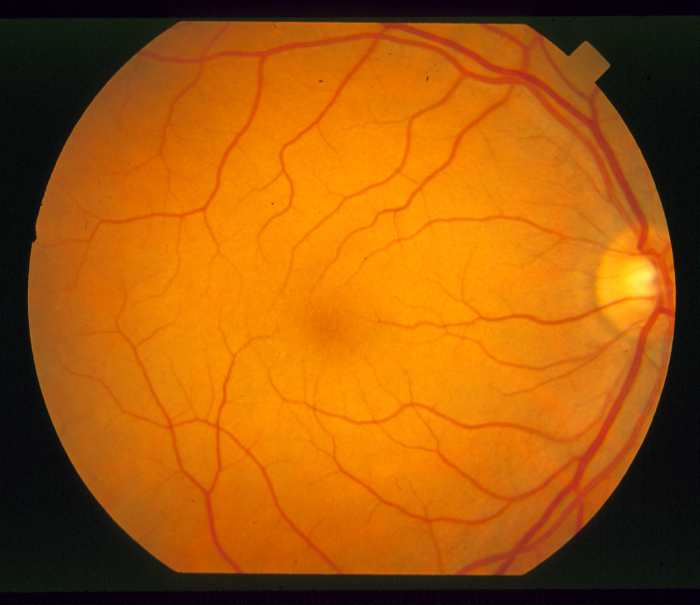
#> input picture Dno-oka/images/input/im0082.ppm, 700 x 605 px; its folder holds 5 pictures in this run
$ python gui.py   (older library calls are emulated)
#> lines starting #> are read from the running program, lines starting #| are printed output that depends on the picture; after the words box and inside, x2 and y2 are one past the last pixel; in counts of white or black regions, pixels touching at a corner belong together
#> further down, input_image is the input picture: shape (605, 700, 3); mean B, G, R 10.4, 89.1, 164.1
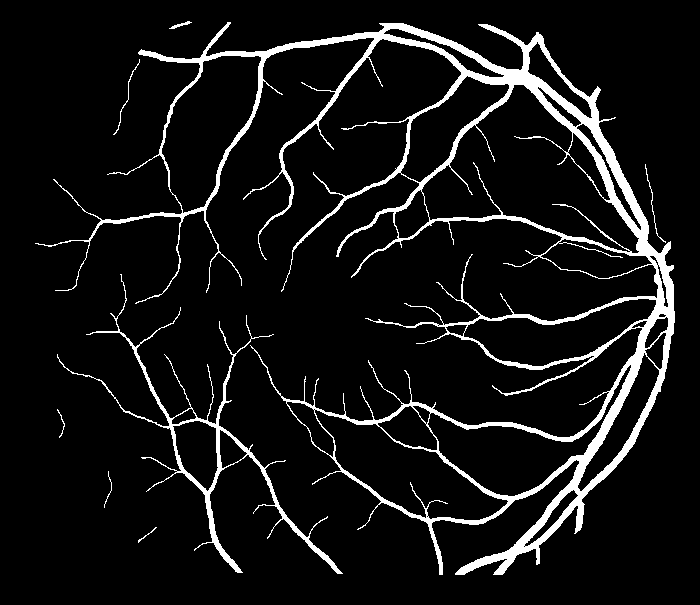
#> input picture Dno-oka/images/binary/im0082.ah.ppm, 700 x 605 px
#> further down, binary_input_image is the input picture: shape (605, 700, 3); 7.9% white; 8 white regions, largest, box (x1, y1, x2, y2) and area: (35, 22, 675, 575) 29262, (57, 274, 343, 574) 3685, (113, 59, 140, 135) 96
### Dno-oka/image.py
import cv2
import numpy as np
from sklearn.neighbors import KNeighborsClassifier
#from skimage import morphology

def image_processing(image):
    # konwersja na obraz szary
    img_gray = cv2.cvtColor(image, cv2.COLOR_BGR2GRAY)

    # usunięcie pikseli o bardzo ciemnym odcieniu szarości
    img_gray[img_gray < 35] = 255

    img_gray = cv2.GaussianBlur(img_gray, (5, 5), 0) #usunięcie szumu

    # normalizacja wartości pikseli
    MIN, MAX = 48, 140
    norm = (img_gray - MIN) / (MAX - MIN)  # wynik to znormalizowany obraz o wartościach pikseli z przedziału 0-1
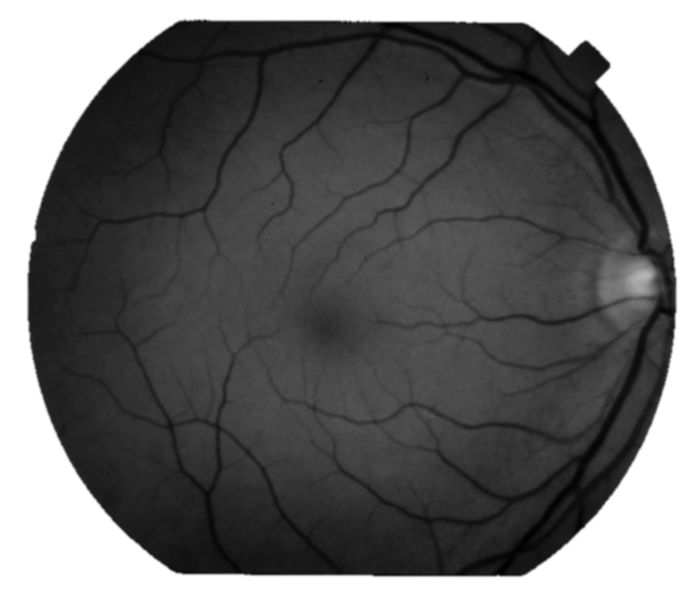
#> norm: shape (605, 700) float64; min 0.0761, max 2.25, mean 0.981; drawn with min black and max white
    norm = np.clip(norm, 0, 1) * 255  # ograniczenia wartości pikseli w znormalizowanym obrazie do przedziału 0-1,
                                      # mnozymy *255, aby uzyskać wartości pikseli z zakresu 0-255

    kernel_size = 5
    padded_image = np.pad(norm, (kernel_size // 2, kernel_size // 2))
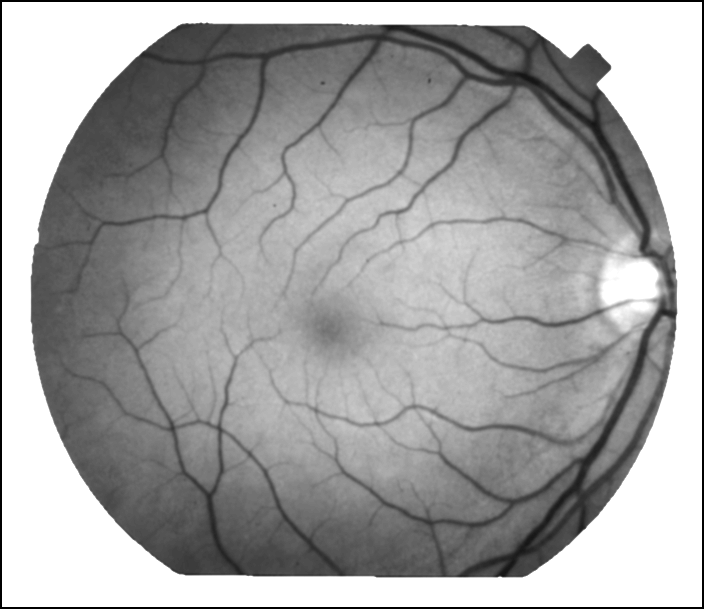
#> padded_image: shape (609, 704) float64; min 0, max 255, mean 164
    filtered_image = np.zeros_like(norm)
    for i in range(kernel_size // 2, padded_image.shape[0] - kernel_size // 2):
        for j in range(kernel_size // 2, padded_image.shape[1] - kernel_size // 2):
            filtered_image[i - kernel_size // 2, j - kernel_size // 2] = np.median(padded_image[i - kernel_size // 2:i + kernel_size // 2 + 1, j - kernel_size // 2:j + kernel_size // 2 + 1])

    #ret, filtered_image = cv2.threshold(filtered_image, 127, 255, cv2.ADAPTIVE_THRESH_MEAN_C)
    #filtered_image = cv2.cvtColor(filtered_image, cv2.COLOR_BGR2GRAY)
    filtered_image = filtered_image.astype(np.uint8)
    #thresh2 = cv2.adaptiveThreshold(filtered_image, 255, cv2.ADAPTIVE_THRESH_GAUSSIAN_C, cv2.THRESH_BINARY, 199, 5)
    filtered_image = cv2.adaptiveThreshold(filtered_image, 255, cv2.ADAPTIVE_THRESH_GAUSSIAN_C, cv2.THRESH_BINARY, 11, 2) #progowanie rozkład Gaussa
#> filtered_image: shape (605, 700); 83.9% white; 3477 black regions (3211 under 20 px), largest, box (x1, y1, x2, y2) and area: (29, 21, 675, 575) 40944, (422, 313, 643, 400) 1627, (101, 63, 204, 197) 821
    #thresh4 = cv2.adaptiveThreshold(filtered_image, 255, cv2.ADAPTIVE_THRESH_MEAN_C, cv2.THRESH_BINARY, 11, 2)
    #retOtsu, thresh5 = cv2.threshold(filtered_image, 0, 255, cv2.THRESH_BINARY + cv2.THRESH_OTSU)

    kernel = np.ones((3, 3), np.uint8)
    #filtered_image = cv2.erode(thresh3, kernel, iterations=1)
    #filtered_image = cv2.dilate(thresh3, kernel, iterations=1)
    #filtered_image = cv2.morphologyEx(thresh3, cv2.MORPH_OPEN, kernel)
    filtered_image = cv2.morphologyEx(filtered_image, cv2.MORPH_CLOSE, kernel) #zamknięcie
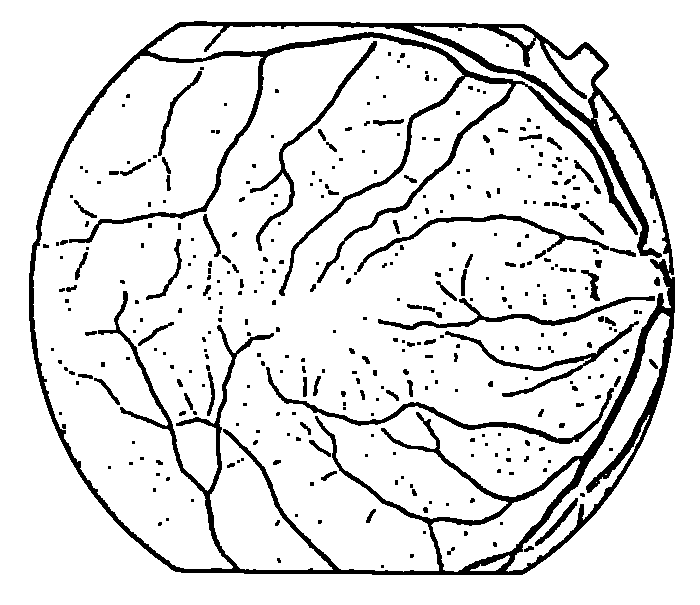
#> filtered_image: shape (605, 700); 88.8% white; 379 black regions (244 under 20 px), largest, box (x1, y1, x2, y2) and area: (29, 21, 675, 575) 30717, (266, 367, 614, 444) 1863, (378, 296, 655, 330) 1364
    # [7 lines of commented-out code are left out]


    length = len(filtered_image)
#> length = 605
    for i in range(length):
        for j in range(len(filtered_image[i])):
            if filtered_image[i][j] == 255:
                filtered_image[i][j] = 0
            else:
                filtered_image[i][j] = 255

    return filtered_image

### Dno-oka/knn.py
from os import listdir
from random import randint
from sklearn.neighbors import KNeighborsClassifier
import numpy as np
import cv2
import math
from sklearn.utils import resample

def knn(image):
    image_green = image[:, :, 1]
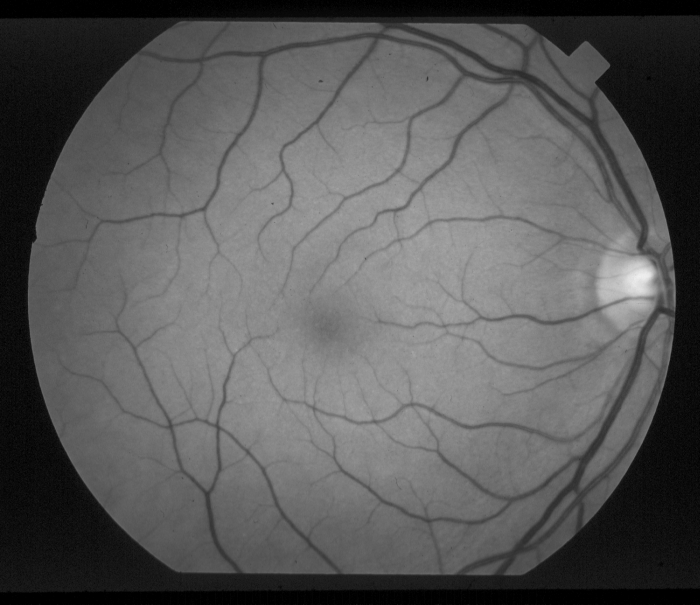
#> image_green: shape (605, 700); min 0, max 240, mean 89.1
    binary_output_image = np.copy(image_green)

    train_moments_hu = []
    train_pixel_color = []

    for image_file in listdir("images/input"):
        img = cv2.imread("images/input/" + image_file)
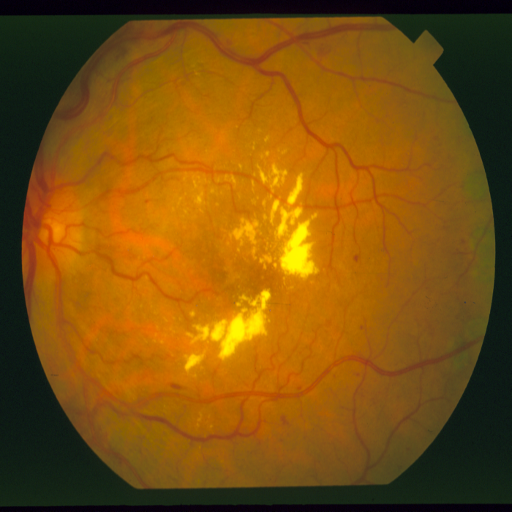
#> input picture Dno-oka/images/input/im0001.ppm, 512 x 512 px
#> img is the input picture: shape (512, 512, 3); mean B, G, R 12.4, 80.5, 125.7
        img = cv2.cvtColor(img, cv2.COLOR_BGR2RGB)
        img_green = img[:, :, 1]
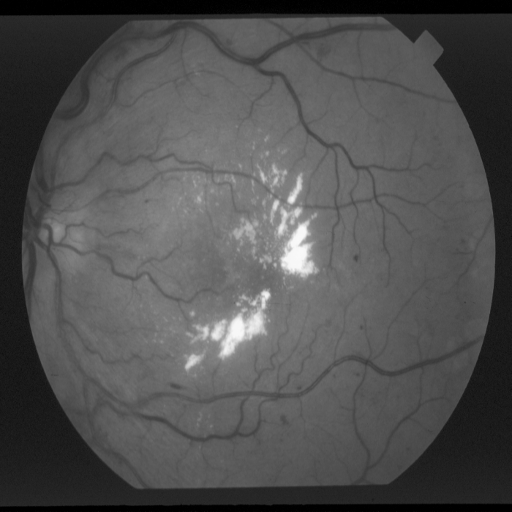
#> img_green: shape (512, 512); min 0, max 249, mean 80.5

        binary = cv2.imread("images/binary/" + image_file.split(".")[0] + ".ah.ppm")
#> (the run stopped early here; a loop or call above may not have finished)
